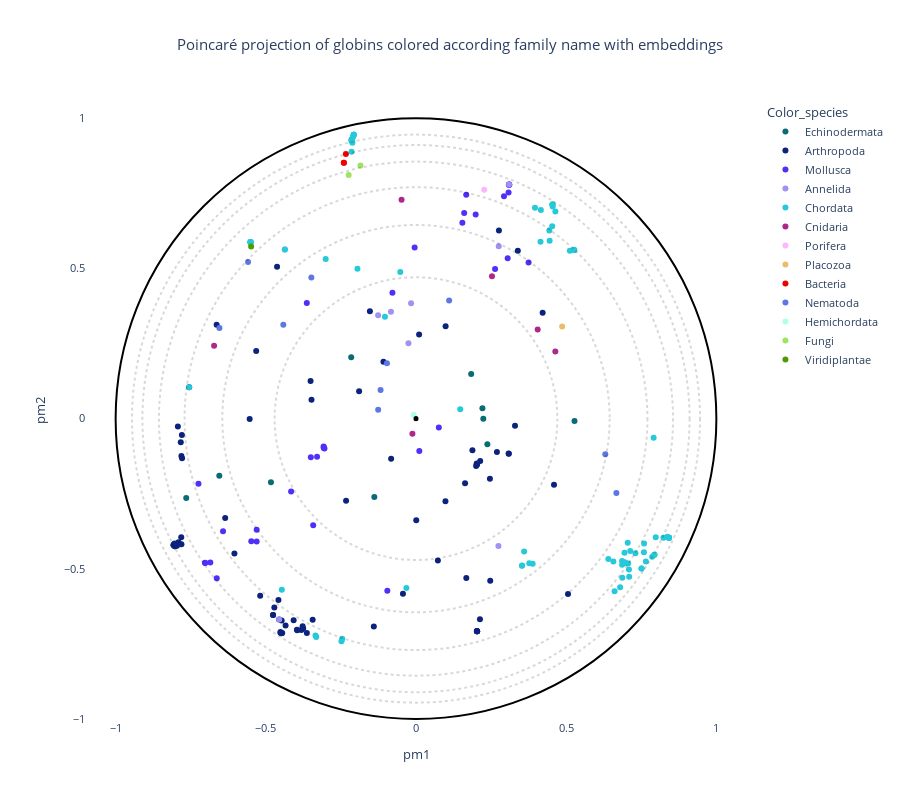

This figure's notebook cell:
### Markdown cell above
## Visualization

### Code cell
# OPTIONS =================================================
#Here you can set different parameters to color & annotate the resulting projection:
if data_type == "plm" :
    title = "Poincaré projection of globins colored according family name with embeddings"  
elif data_type == "plm_aae" :
    title = "Poincaré projection of globins colored according family name with embeddings autoencoder" 
elif data_type == "pssm" :
    title = "Poincaré projection of globins colored according family name without embeddings" 
else :
    title = "Poincaré projection of globins colored according family name using a RFA matrix" 
#----------------------------------------------------------
# Select the coloring from annotation .csv file:
labels_name = "Color_species"
# Select classes to label among the "labels_name" or "second_labels_name" column (comma separated list):
second_labels_name = ""
labels_text = []
show_text = False
#----------------------------------------------------------
# Use a custom color palette:
color_palette = globin_palette #Default: None
use_custom_palette = True
#==========================================================


#Check projection visualization parameters
#Labels name
if labels_name == "":
    labels_name = None
elif labels_name not in annotation_names:
    raise NameError(f"labels_name {labels_name} is not in the availables annotations.\nAvailables annotations: {annotation_names}")
#Second labels name
if second_labels_name == "":
    second_labels_name = None
elif second_labels_name not in annotation_names:
    raise NameError(f'"second_labels_name" {second_labels_name} is not in the availables annotations.\nAvailables annotations: {annotation_names}')

if not use_custom_palette:
    color_palette = None

#Plot graph
fig = plot_embedding_interactive(df_embedding, 
                                 labels_name = labels_name,
                                 second_labels_name = second_labels_name, 
                                 show_text = show_text,
                                 labels_text = labels_text,
                                 color_palette = color_palette, 
                                 title = title, 
                                 fontsize = 11)
fig.show()

### Figure 1 — Plotly figure (JSON) as saved in the notebook; plotly's stock layout.template omitted (floating-point values rounded to 4 significant figures; data arrays with more than 128 entries replaced by an {"elided": "..."} marker saying what was removed)
{"data": [{"customdata": {"elided": "10x17 mixed values"}, "hovertemplate": "<b>%{hovertext}</b><br><br>Color_species=%{customdata[10]}<br>pm1=%{x}<br>pm2=%{y}<br>proteins_id=%{customdata[0]}<br>tree1=%{customdata[1]}<br>tree2=%{customdata[2]}<br>tree3=%{customdata[3]}<br>tree4=%{customdata[4]}<br>full_name=%{customdata[5]}<br>short_name=%{customdata[6]}<br>full_species=%{customdata[7]}<br>short_species=%{customdata[8]}<br>evo_distance=%{customdata[9]}<br>Domain=%{customdata[11]}<br>Kingdom=%{customdata[12]}<br>Phylum=%{customdata[13]}<br>Subphylum=%{customdata[14]}<br>Class=%{customdata[15]}<br>Genus=%{customdata[16]}<extra></extra>", "hovertext": ["Echinodermata", "Echinodermata", "Echinodermata", "Echinodermata", "Echinodermata", "Echinodermata", "Echinodermata", "Echinodermata", "Echinodermata", "Echinodermata"], "legendgroup": "Echinodermata", "marker": {"color": "#086b75", "symbol": "circle"}, "mode": "markers", "name": "Echinodermata", "orientation": "v", "showlegend": true, "type": "scatter", "x": [-0.1387, 0.5277, -0.6549, -0.4829, -0.7649, 0.1837, 0.2241, 0.2375, 0.2212, -0.2157], "xaxis": "x", "y": [-0.2607, -0.008005, -0.1906, -0.212, -0.2638, 0.1489, -3.43e-05, -0.08557, 0.03473, 0.2041], "yaxis": "y"}, {"customdata": {"elided": "84x17 mixed values"}, "hovertemplate": "<b>%{hovertext}</b><br><br>Color_species=%{customdata[10]}<br>pm1=%{x}<br>pm2=%{y}<br>proteins_id=%{customdata[0]}<br>tree1=%{customdata[1]}<br>tree2=%{customdata[2]}<br>tree3=%{customdata[3]}<br>tree4=%{customdata[4]}<br>full_name=%{customdata[5]}<br>short_name=%{customdata[6]}<br>full_species=%{customdata[7]}<br>short_species=%{customdata[8]}<br>evo_distance=%{customdata[9]}<br>Domain=%{customdata[11]}<br>Kingdom=%{customdata[12]}<br>Phylum=%{customdata[13]}<br>Subphylum=%{customdata[14]}<br>Class=%{customdata[15]}<br>Genus=%{customdata[16]}<extra></extra>", "hovertext": ["Arthropoda", "Arthropoda", "Arthropoda", "Arthropoda", "Arthropoda", "Arthropoda", "Arthropoda", "Arthropoda", "Arthropoda", "Arthropoda", "Arthropoda", "Arthropoda", "Arthropoda", "Arthropoda", "Arthropoda", "Arthropoda", "Arthropoda", "Arthropoda", "Arthropoda", "Arthropoda", "Arthropoda", "Arthropoda", "Arthropoda", "Arthropoda", "Arthropoda", "Arthropoda", "Arthropoda", "Arthropoda", "Arthropoda", "Arthropoda", "Arthropoda", "Arthropoda", "Arthropoda", "Arthropoda", "Arthropoda", "Arthropoda", "Arthropoda", "Arthropoda", "Arthropoda", "Arthropoda", "Arthropoda", "Arthropoda", "Arthropoda", "Arthropoda", "Arthropoda", "Arthropoda", "Arthropoda", "Arthropoda", "Arthropoda", "Arthropoda", "Arthropoda", "Arthropoda", "Arthropoda", "Arthropoda", "Arthropoda", "Arthropoda", "Arthropoda", "Arthropoda", "Arthropoda", "Arthropoda", "Arthropoda", "Arthropoda", "Arthropoda", "Arthropoda", "Arthropoda", "Arthropoda", "Arthropoda", "Arthropoda", "Arthropoda", "Arthropoda", "Arthropoda", "Arthropoda", "Arthropoda", "Arthropoda", "Arthropoda", "Arthropoda", "Arthropoda", "Arthropoda", "Arthropoda", "Arthropoda", "Arthropoda", "Arthropoda", "Arthropoda", "Arthropoda"], "legendgroup": "Arthropoda", "marker": {"color": "#0b237c", "symbol": "circle"}, "mode": "markers", "name": "Arthropoda", "orientation": "v", "showlegend": true, "type": "scatter", "x": [0.1634, 0.09805, 0.3086, 0.1878, 0.2694, -0.08272, 0.2129, 0.1675, 0.2002, 0.0008399, -0.1404, 0.2033, -0.5538, 0.07288, 0.5061, 0.2031, 0.2032, 0.2033, 0.2034, 0.01034, 0.4216, -0.1894, -0.6352, -0.2328, 0.4595, 0.3088, -0.4579, -0.7816, -0.7907, -0.8039, -0.7809, -0.8052, -0.803, -0.7957, -0.8029, -0.807, -0.8072, -0.8068, 0.339, 0.2461, -0.7795, -0.781, -0.7788, 0.276, -0.4341, -0.3775, -0.3964, -0.3441, 0.3296, -0.4716, -0.3816, -0.3755, -0.6044, 0.2024, 0.2471, -0.7831, -0.4073, -0.4512, -0.4454, -0.4479, -0.4512, -0.4557, -0.4759, -0.4758, -0.1535, -0.3634, -0.3953, -0.4473, 0.2138, 0.2033, 0.2022, 0.2022, 0.2033, -0.7551, -0.3511, -0.1083, -0.4625, -0.5319, -0.0435, -0.3479, -0.7928, 0.09856, -0.6637, -0.5188], "xaxis": "x", "y": [-0.2153, -0.2754, -0.1158, -0.1057, -0.1112, -0.1338, -0.6683, -0.5306, -0.1574, -0.3384, -0.6924, -0.7082, -0.001567, -0.4723, -0.584, -0.7081, -0.7081, -0.7075, -0.7076, 0.2798, 0.3522, 0.09153, -0.331, -0.2731, -0.2198, -0.117, -0.6038, -0.3952, -0.4117, -0.4159, -0.4178, -0.4204, -0.4248, -0.4236, -0.4248, -0.4203, -0.4204, -0.4207, 0.5588, -0.2003, -0.05453, -0.1242, -0.1321, 0.6265, -0.6886, -0.6914, -0.7028, -0.6696, -0.02375, -0.6289, -0.7039, -0.6985, -0.4488, -0.7072, -0.5394, -0.07898, -0.6714, -0.7127, -0.7133, -0.7148, -0.71, -0.6685, -0.6537, -0.6536, 0.3572, -0.7134, -0.7046, -0.6723, -0.1413, -0.1528, -0.1495, -0.1523, -0.1513, 0.1041, 0.1251, 0.189, 0.5053, 0.2251, -0.5829, 0.06311, -0.02658, 0.3076, 0.3127, -0.5896], "yaxis": "y"}, {"customdata": {"elided": "36x17 mixed values"}, "hovertemplate": "<b>%{hovertext}</b><br><br>Color_species=%{customdata[10]}<br>pm1=%{x}<br>pm2=%{y}<br>proteins_id=%{customdata[0]}<br>tree1=%{customdata[1]}<br>tree2=%{customdata[2]}<br>tree3=%{customdata[3]}<br>tree4=%{customdata[4]}<br>full_name=%{customdata[5]}<br>short_name=%{customdata[6]}<br>full_species=%{customdata[7]}<br>short_species=%{customdata[8]}<br>evo_distance=%{customdata[9]}<br>Domain=%{customdata[11]}<br>Kingdom=%{customdata[12]}<br>Phylum=%{customdata[13]}<br>Subphylum=%{customdata[14]}<br>Class=%{customdata[15]}<br>Genus=%{customdata[16]}<extra></extra>", "hovertext": ["Mollusca", "Mollusca", "Mollusca", "Mollusca", "Mollusca", "Mollusca", "Mollusca", "Mollusca", "Mollusca", "Mollusca", "Mollusca", "Mollusca", "Mollusca", "Mollusca", "Mollusca", "Mollusca", "Mollusca", "Mollusca", "Mollusca", "Mollusca", "Mollusca", "Mollusca", "Mollusca", "Mollusca", "Mollusca", "Mollusca", "Mollusca", "Mollusca", "Mollusca", "Mollusca", "Mollusca", "Mollusca", "Mollusca", "Mollusca", "Mollusca", "Mollusca"], "legendgroup": "Mollusca", "marker": {"color": "#512ff8", "symbol": "circle"}, "mode": "markers", "name": "Mollusca", "orientation": "v", "showlegend": true, "type": "scatter", "x": [0.07604, 0.01105, 0.293, 0.31, 0.3108, 0.3089, 0.31, -0.3077, -0.09544, -0.3293, -0.3048, -0.3073, -0.3636, 0.3082, 0.3052, -0.5305, -0.3423, -0.4158, -0.5304, 0.1604, 0.1986, -0.07841, -0.5483, -0.7242, 0.1544, 0.3747, -0.004569, 0.2633, 0.1672, -0.3501, -0.3063, -0.702, -0.6424, -0.6847, -0.6633, -0.702], "xaxis": "x", "y": [-0.02922, -0.108, 0.7402, 0.7793, 0.779, 0.7785, 0.7793, -0.09244, -0.5727, -0.1273, -0.09932, -0.09783, 0.3852, 0.753, 0.5336, -0.4087, -0.3549, -0.2425, -0.3698, 0.6843, 0.6793, 0.4188, -0.4085, -0.2171, 0.6518, 0.5194, 0.5697, 0.4983, 0.7452, -0.1286, -0.09488, -0.4801, -0.3748, -0.4793, -0.5315, -0.4802], "yaxis": "y"}, {"customdata": {"elided": "9x17 mixed values"}, "hovertemplate": "<b>%{hovertext}</b><br><br>Color_species=%{customdata[10]}<br>pm1=%{x}<br>pm2=%{y}<br>proteins_id=%{customdata[0]}<br>tree1=%{customdata[1]}<br>tree2=%{customdata[2]}<br>tree3=%{customdata[3]}<br>tree4=%{customdata[4]}<br>full_name=%{customdata[5]}<br>short_name=%{customdata[6]}<br>full_species=%{customdata[7]}<br>short_species=%{customdata[8]}<br>evo_distance=%{customdata[9]}<br>Domain=%{customdata[11]}<br>Kingdom=%{customdata[12]}<br>Phylum=%{customdata[13]}<br>Subphylum=%{customdata[14]}<br>Class=%{customdata[15]}<br>Genus=%{customdata[16]}<extra></extra>", "hovertext": ["Annelida", "Annelida", "Annelida", "Annelida", "Annelida", "Annelida", "Annelida", "Annelida", "Annelida"], "legendgroup": "Annelida", "marker": {"color": "#a191f3", "symbol": "circle"}, "mode": "markers", "name": "Annelida", "orientation": "v", "showlegend": true, "type": "scatter", "x": [-0.02514, -0.1262, -0.01635, -0.4367, 0.2743, 0.3097, -0.4554, 0.2755, -0.08337], "xaxis": "x", "y": [0.2508, 0.3438, 0.3845, 0.5631, -0.4243, 0.7791, -0.6689, 0.574, 0.356], "yaxis": "y"}, {"customdata": {"elided": "88x17 mixed values"}, "hovertemplate": "<b>%{hovertext}</b><br><br>Color_species=%{customdata[10]}<br>pm1=%{x}<br>pm2=%{y}<br>proteins_id=%{customdata[0]}<br>tree1=%{customdata[1]}<br>tree2=%{customdata[2]}<br>tree3=%{customdata[3]}<br>tree4=%{customdata[4]}<br>full_name=%{customdata[5]}<br>short_name=%{customdata[6]}<br>full_species=%{customdata[7]}<br>short_species=%{customdata[8]}<br>evo_distance=%{customdata[9]}<br>Domain=%{customdata[11]}<br>Kingdom=%{customdata[12]}<br>Phylum=%{customdata[13]}<br>Subphylum=%{customdata[14]}<br>Class=%{customdata[15]}<br>Genus=%{customdata[16]}<extra></extra>", "hovertext": ["Chordata", "Chordata", "Chordata", "Chordata", "Chordata", "Chordata", "Chordata", "Chordata", "Chordata", "Chordata", "Chordata", "Chordata", "Chordata", "Chordata", "Chordata", "Chordata", "Chordata", "Chordata", "Chordata", "Chordata", "Chordata", "Chordata", "Chordata", "Chordata", "Chordata", "Chordata", "Chordata", "Chordata", "Chordata", "Chordata", "Chordata", "Chordata", "Chordata", "Chordata", "Chordata", "Chordata", "Chordata", "Chordata", "Chordata", "Chordata", "Chordata", "Chordata", "Chordata", "Chordata", "Chordata", "Chordata", "Chordata", "Chordata", "Chordata", "Chordata", "Chordata", "Chordata", "Chordata", "Chordata", "Chordata", "Chordata", "Chordata", "Chordata", "Chordata", "Chordata", "Chordata", "Chordata", "Chordata", "Chordata", "Chordata", "Chordata", "Chordata", "Chordata", "Chordata", "Chordata", "Chordata", "Chordata", "Chordata", "Chordata", "Chordata", "Chordata", "Chordata", "Chordata", "Chordata", "Chordata", "Chordata", "Chordata", "Chordata", "Chordata", "Chordata", "Chordata", "Chordata", "Chordata"], "legendgroup": "Chordata", "marker": {"color": "#26c9d9", "symbol": "circle"}, "mode": "markers", "name": "Chordata", "orientation": "v", "showlegend": true, "type": "scatter", "x": [-0.2073, -0.3007, 0.1474, 0.7937, 0.8418, 0.8418, 0.6948, -0.4467, 0.7863, 0.686, 0.7652, 0.6402, 0.6571, 0.8421, 0.7911, 0.6971, 0.6951, 0.8422, 0.7132, 0.7939, 0.8422, 0.7588, 0.8369, 0.7062, 0.8416, 0.7306, 0.8238, 0.6869, 0.7049, 0.6941, 0.7981, 0.7595, 0.3772, 0.4439, 0.4449, 0.5274, 0.4156, 0.5254, 0.3961, 0.4534, 0.4543, 0.5122, 0.4551, 0.4543, 0.4145, 0.4541, -0.1949, 0.5254, 0.464, -0.5509, -0.5507, -0.551, -0.5509, -0.5509, -0.5508, -0.2457, -0.2481, -0.3321, -0.3345, 0.6611, 0.6796, 0.7507, 0.3527, 0.3534, 0.36, 0.3884, -0.03206, 0.8422, -0.05238, -0.1034, 0.7096, -0.2145, -0.2143, -0.2073, -0.2134, -0.2073, -0.2073, -0.2143, -0.2073, -0.2117, -0.2097, -0.2143, -0.2148, 0.7507, 0.6862, 0.709, -0.7553, -0.4364], "xaxis": "x", "y": [0.945, 0.5318, 0.03121, -0.4529, -0.3966, -0.3965, -0.4786, -0.5693, -0.4597, -0.4741, -0.4753, -0.4674, -0.4757, -0.3966, -0.06376, -0.4801, -0.4787, -0.3967, -0.441, -0.453, -0.3966, -0.4446, -0.3937, -0.4825, -0.3967, -0.4478, -0.3969, -0.5298, -0.4132, -0.4469, -0.3949, -0.4156, -0.4814, 0.6266, 0.5922, 0.5613, 0.6947, 0.5611, 0.7018, 0.6403, 0.7125, 0.5593, 0.7063, 0.7129, 0.5891, 0.7125, 0.4987, 0.5621, 0.6897, 0.5875, 0.5875, 0.5877, 0.5876, 0.5874, 0.5876, -0.7329, -0.7412, -0.727, -0.7221, -0.5749, -0.5612, -0.4991, -0.4895, -0.4889, -0.4423, -0.4834, -0.5636, -0.3966, 0.4882, 0.3396, -0.5263, 0.8885, 0.9287, 0.945, 0.9311, 0.945, 0.9451, 0.9286, 0.945, 0.9186, 0.9379, 0.9287, 0.9242, -0.4991, -0.4865, -0.5024, 0.1043, 0.5629], "yaxis": "y"}, {"customdata": [[18, -1, -1, 8, 4, "Predicted protein", "Predicted", "Nematostella vectensis", "Nematostella", 2.434, "Cnidaria", "Eukaryota", "Metazoa", "Cnidaria", "Other", "Other", "Other"], [82, -1, 15, 7, 4, "Predicted protein", "Predicted", "Nematostella vectensis", "Nematostella", 3.063, "Cnidaria", "Eukaryota", "Metazoa", "Cnidaria", "Other", "Other", "Other"], [83, 20, 15, 7, 4, "Predicted protein", "Predicted", "Nematostella vectensis", "Nematostella", 2.696, "Cnidaria", "Eukaryota", "Metazoa", "Cnidaria", "Other", "Other", "Other"], [84, -1, 15, 7, 4, "Predicted protein", "Predicted", "Nematostella vectensis", "Nematostella", 2.747, "Cnidaria", "Eukaryota", "Metazoa", "Cnidaria", "Other", "Other", "Other"], [85, 20, 15, 7, 4, "Predicted protein", "Predicted", "Nematostella vectensis", "Nematostella", 2.467, "Cnidaria", "Eukaryota", "Metazoa", "Cnidaria", "Other", "Other", "Other"], [208, -1, -1, -1, 3, "Predicted protein", "Predicted", "Nematostella vectensis", "Nematostella", 3.137, "Cnidaria", "Eukaryota", "Metazoa", "Cnidaria", "Other", "Other", "Other"]], "hovertemplate": "<b>%{hovertext}</b><br><br>Color_species=%{customdata[10]}<br>pm1=%{x}<br>pm2=%{y}<br>proteins_id=%{customdata[0]}<br>tree1=%{customdata[1]}<br>tree2=%{customdata[2]}<br>tree3=%{customdata[3]}<br>tree4=%{customdata[4]}<br>full_name=%{customdata[5]}<br>short_name=%{customdata[6]}<br>full_species=%{customdata[7]}<br>short_species=%{customdata[8]}<br>evo_distance=%{customdata[9]}<br>Domain=%{customdata[11]}<br>Kingdom=%{customdata[12]}<br>Phylum=%{customdata[13]}<br>Subphylum=%{customdata[14]}<br>Class=%{customdata[15]}<br>Genus=%{customdata[16]}<extra></extra>", "hovertext": ["Cnidaria", "Cnidaria", "Cnidaria", "Cnidaria", "Cnidaria", "Cnidaria"], "legendgroup": "Cnidaria", "marker": {"color": "#ad288b", "symbol": "circle"}, "mode": "markers", "name": "Cnidaria", "orientation": "v", "showlegend": true, "type": "scatter", "x": [0.253, -0.01197, -0.6722, 0.4051, 0.4639, -0.04803], "xaxis": "x", "y": [0.4737, -0.05046, 0.2428, 0.2964, 0.2236, 0.7285], "yaxis": "y"}, {"customdata": [[37, -1, -1, 9, 3, "Uncharacterized protein", "Uncharacterized", "Amphimedon queenslandica", "Amphimedon", 2.522, "Porifera", "Eukaryota", "Metazoa", "Porifera", "Other", "Other", "Other"]], "hovertemplate": "<b>%{hovertext}</b><br><br>Color_species=%{customdata[10]}<br>pm1=%{x}<br>pm2=%{y}<br>proteins_id=%{customdata[0]}<br>tree1=%{customdata[1]}<br>tree2=%{customdata[2]}<br>tree3=%{customdata[3]}<br>tree4=%{customdata[4]}<br>full_name=%{customdata[5]}<br>short_name=%{customdata[6]}<br>full_species=%{customdata[7]}<br>short_species=%{customdata[8]}<br>evo_distance=%{customdata[9]}<br>Domain=%{customdata[11]}<br>Kingdom=%{customdata[12]}<br>Phylum=%{customdata[13]}<br>Subphylum=%{customdata[14]}<br>Class=%{customdata[15]}<br>Genus=%{customdata[16]}<extra></extra>", "hovertext": ["Porifera"], "legendgroup": "Porifera", "marker": {"color": "#fdb7fd", "symbol": "circle"}, "mode": "markers", "name": "Porifera", "orientation": "v", "showlegend": true, "type": "scatter", "x": [0.2271], "xaxis": "x", "y": [0.7618], "yaxis": "y"}, {"customdata": [[78, -1, -1, 20, 7, "Putative uncharacterized protein", "Putative", "Trichoplax adhaerens", "Trichoplax", 2.316, "Placozoa", "Eukaryota", "Metazoa", "Other", "Other", "Other", "Other"]], "hovertemplate": "<b>%{hovertext}</b><br><br>Color_species=%{customdata[10]}<br>pm1=%{x}<br>pm2=%{y}<br>proteins_id=%{customdata[0]}<br>tree1=%{customdata[1]}<br>tree2=%{customdata[2]}<br>tree3=%{customdata[3]}<br>tree4=%{customdata[4]}<br>full_name=%{customdata[5]}<br>short_name=%{customdata[6]}<br>full_species=%{customdata[7]}<br>short_species=%{customdata[8]}<br>evo_distance=%{customdata[9]}<br>Domain=%{customdata[11]}<br>Kingdom=%{customdata[12]}<br>Phylum=%{customdata[13]}<br>Subphylum=%{customdata[14]}<br>Class=%{customdata[15]}<br>Genus=%{customdata[16]}<extra></extra>", "hovertext": ["Placozoa"], "legendgroup": "Placozoa", "marker": {"color": "#e9bd6b", "symbol": "circle"}, "mode": "markers", "name": "Placozoa", "orientation": "v", "showlegend": true, "type": "scatter", "x": [0.4866], "xaxis": "x", "y": [0.3069], "yaxis": "y"}, {"customdata": [[79, -1, -1, 6, 3, "Globin", "Globin", "Gemmatirosa kalamazoonesis", "Gemmatirosa", 2.905, "Bacteria", "Bacteria", "Bacteria", "Other", "Other", "Other", "Other"], [80, -1, 9, 6, 3, "Globin", "Globin", "Gemmatirosa kalamazoonesis", "Gemmatirosa", 3.007, "Bacteria", "Bacteria", "Bacteria", "Other", "Other", "Other", "Other"], [81, -1, 9, 6, 3, "Hemin receptor", "Hemin", "Halothiobacillus sp.", "Halothiobacillus", 2.535, "Bacteria", "Bacteria", "Bacteria", "Proteobacteria", "Other", "Gammaproteobacteria", "Other"]], "hovertemplate": "<b>%{hovertext}</b><br><br>Color_species=%{customdata[10]}<br>pm1=%{x}<br>pm2=%{y}<br>proteins_id=%{customdata[0]}<br>tree1=%{customdata[1]}<br>tree2=%{customdata[2]}<br>tree3=%{customdata[3]}<br>tree4=%{customdata[4]}<br>full_name=%{customdata[5]}<br>short_name=%{customdata[6]}<br>full_species=%{customdata[7]}<br>short_species=%{customdata[8]}<br>evo_distance=%{customdata[9]}<br>Domain=%{customdata[11]}<br>Kingdom=%{customdata[12]}<br>Phylum=%{customdata[13]}<br>Subphylum=%{customdata[14]}<br>Class=%{customdata[15]}<br>Genus=%{customdata[16]}<extra></extra>", "hovertext": ["Bacteria", "Bacteria", "Bacteria"], "legendgroup": "Bacteria", "marker": {"color": "#f10000", "symbol": "circle"}, "mode": "markers", "name": "Bacteria", "orientation": "v", "showlegend": true, "type": "scatter", "x": [-0.2401, -0.2335, -0.2401], "xaxis": "x", "y": [0.8518, 0.8807, 0.8518], "yaxis": "y"}, {"customdata": {"elided": "10x17 mixed values"}, "hovertemplate": "<b>%{hovertext}</b><br><br>Color_species=%{customdata[10]}<br>pm1=%{x}<br>pm2=%{y}<br>proteins_id=%{customdata[0]}<br>tree1=%{customdata[1]}<br>tree2=%{customdata[2]}<br>tree3=%{customdata[3]}<br>tree4=%{customdata[4]}<br>full_name=%{customdata[5]}<br>short_name=%{customdata[6]}<br>full_species=%{customdata[7]}<br>short_species=%{customdata[8]}<br>evo_distance=%{customdata[9]}<br>Domain=%{customdata[11]}<br>Kingdom=%{customdata[12]}<br>Phylum=%{customdata[13]}<br>Subphylum=%{customdata[14]}<br>Class=%{customdata[15]}<br>Genus=%{customdata[16]}<extra></extra>", "hovertext": ["Nematoda", "Nematoda", "Nematoda", "Nematoda", "Nematoda", "Nematoda", "Nematoda", "Nematoda", "Nematoda", "Nematoda"], "legendgroup": "Nematoda", "marker": {"color": "#5d78e3", "symbol": "circle"}, "mode": "markers", "name": "Nematoda", "orientation": "v", "showlegend": true, "type": "scatter", "x": [-0.1259, -0.09668, -0.1179, -0.4418, 0.6302, 0.6672, -0.3484, 0.1103, -0.5591, -0.6544], "xaxis": "x", "y": [0.02919, 0.1845, 0.09551, 0.3127, -0.1184, -0.2476, 0.4696, 0.3932, 0.5213, 0.3013], "yaxis": "y"}, {"customdata": [[203, -1, -1, 14, 6, "Neuroglobin like protein", "Neuroglobin", "Saccoglossus kowalevskii", "Saccoglossus", 2.36, "Hemichordata", "Eukaryota", "Metazoa", "Hemichordata", "Other", "Other", "Other"]], "hovertemplate": "<b>%{hovertext}</b><br><br>Color_species=%{customdata[10]}<br>pm1=%{x}<br>pm2=%{y}<br>proteins_id=%{customdata[0]}<br>tree1=%{customdata[1]}<br>tree2=%{customdata[2]}<br>tree3=%{customdata[3]}<br>tree4=%{customdata[4]}<br>full_name=%{customdata[5]}<br>short_name=%{customdata[6]}<br>full_species=%{customdata[7]}<br>short_species=%{customdata[8]}<br>evo_distance=%{customdata[9]}<br>Domain=%{customdata[11]}<br>Kingdom=%{customdata[12]}<br>Phylum=%{customdata[13]}<br>Subphylum=%{customdata[14]}<br>Class=%{customdata[15]}<br>Genus=%{customdata[16]}<extra></extra>", "hovertext": ["Hemichordata"], "legendgroup": "Hemichordata", "marker": {"color": "#b0ffe8", "symbol": "circle"}, "mode": "markers", "name": "Hemichordata", "orientation": "v", "showlegend": true, "type": "scatter", "x": [-0.007401], "xaxis": "x", "y": [0.01325], "yaxis": "y"}, {"customdata": [[210, 15, 8, 6, 3, "ARAD1D45562p", "ARAD1D45562p", "Blastobotrys adeninivorans", "Blastobotrys", 3.652, "Fungi", "Eukaryota", "Fungi", "Ascomycota", "Other", "Other", "Other"], [234, 15, 8, 6, 3, "CYFA0S05e02454g1_1", "CYFA0S05e02454g1_1", "Cyberlindnera fabianii", "Cyberlindnera", 4.119, "Fungi", "Eukaryota", "Fungi", "Ascomycota", "Other", "Other", "Other"]], "hovertemplate": "<b>%{hovertext}</b><br><br>Color_species=%{customdata[10]}<br>pm1=%{x}<br>pm2=%{y}<br>proteins_id=%{customdata[0]}<br>tree1=%{customdata[1]}<br>tree2=%{customdata[2]}<br>tree3=%{customdata[3]}<br>tree4=%{customdata[4]}<br>full_name=%{customdata[5]}<br>short_name=%{customdata[6]}<br>full_species=%{customdata[7]}<br>short_species=%{customdata[8]}<br>evo_distance=%{customdata[9]}<br>Domain=%{customdata[11]}<br>Kingdom=%{customdata[12]}<br>Phylum=%{customdata[13]}<br>Subphylum=%{customdata[14]}<br>Class=%{customdata[15]}<br>Genus=%{customdata[16]}<extra></extra>", "hovertext": ["Fungi", "Fungi"], "legendgroup": "Fungi", "marker": {"color": "#a0e361", "symbol": "circle"}, "mode": "markers", "name": "Fungi", "orientation": "v", "showlegend": true, "type": "scatter", "x": [-0.2242, -0.1848], "xaxis": "x", "y": [0.8107, 0.8425], "yaxis": "y"}, {"customdata": [[227, -1, -1, 9, 3, "Uncharacterized protein", "Uncharacterized", "Micromonas commoda", "Micromonas", 2.71, "Viridiplantae", "Eukaryota", "Plantae", "Chlorophyta", "Other", "Other", "Other"]], "hovertemplate": "<b>%{hovertext}</b><br><br>Color_species=%{customdata[10]}<br>pm1=%{x}<br>pm2=%{y}<br>proteins_id=%{customdata[0]}<br>tree1=%{customdata[1]}<br>tree2=%{customdata[2]}<br>tree3=%{customdata[3]}<br>tree4=%{customdata[4]}<br>full_name=%{customdata[5]}<br>short_name=%{customdata[6]}<br>full_species=%{customdata[7]}<br>short_species=%{customdata[8]}<br>evo_distance=%{customdata[9]}<br>Domain=%{customdata[11]}<br>Kingdom=%{customdata[12]}<br>Phylum=%{customdata[13]}<br>Subphylum=%{customdata[14]}<br>Class=%{customdata[15]}<br>Genus=%{customdata[16]}<extra></extra>", "hovertext": ["Viridiplantae"], "legendgroup": "Viridiplantae", "marker": {"color": "#4d9b03", "symbol": "circle"}, "mode": "markers", "name": "Viridiplantae", "orientation": "v", "showlegend": true, "type": "scatter", "x": [-0.5489], "xaxis": "x", "y": [0.5732], "yaxis": "y"}], "layout": {"font": {"size": 11}, "height": 800, "legend": {"title": {"text": "Color_species"}, "tracegroupgap": 0}, "plot_bgcolor": "rgba(0, 0, 0, 0)", "shapes": [{"line": {"color": "black", "dash": "dot"}, "opacity": 0.15, "type": "circle", "x0": -0.4706, "x1": 0.4706, "y0": -0.4706, "y1": 0.4706}, {"line": {"color": "black", "dash": "dot"}, "opacity": 0.15, "type": "circle", "x0": -0.6447, "x1": 0.6447, "y0": -0.6447, "y1": 0.6447}, {"line": {"color": "black", "dash": "dot"}, "opacity": 0.15, "type": "circle", "x0": -0.7705, "x1": 0.7705, "y0": -0.7705, "y1": 0.7705}, {"line": {"color": "black", "dash": "dot"}, "opacity": 0.15, "type": "circle", "x0": -0.8557, "x1": 0.8557, "y0": -0.8557, "y1": 0.8557}, {"line": {"color": "black", "dash": "dot"}, "opacity": 0.15, "type": "circle", "x0": -0.9108, "x1": 0.9108, "y0": -0.9108, "y1": 0.9108}, {"line": {"color": "black", "dash": "dot"}, "opacity": 0.15, "type": "circle", "x0": -0.9455, "x1": 0.9455, "y0": -0.9455, "y1": 0.9455}, {"line": {"color": "Black"}, "type": "circle", "x0": -1, "x1": 1, "xref": "x", "y0": -1, "y1": 1, "yref": "y"}, {"fillcolor": "Black", "line": {"color": "Black"}, "type": "circle", "x0": -0.005, "x1": 0.005, "xref": "x", "y0": -0.005, "y1": 0.005, "yref": "y"}], "title": {"text": "Poincaré projection of globins colored according family name with embeddings", "x": 0.5}, "xaxis": {"anchor": "y", "constrain": "domain", "domain": [0, 1], "range": [-1.1, 1.1], "title": {"text": "pm1"}}, "yaxis": {"anchor": "x", "domain": [0, 1], "scaleanchor": "x", "scaleratio": 1, "title": {"text": "pm2"}}, "yaxis2": {"layer": "below traces", "matches": "y", "overlaying": "y"}}}
